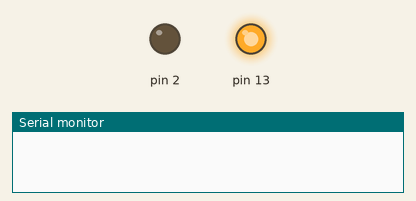
Recording of a sketch running on a simulated Arduino Uno, built with avr-gcc and run on an emulated ATmega328P. On the bench: output pins drawn as LEDs (lit = HIGH), the last lines printed to the serial monitor.

Above: at 0.5 s.
At 1.5 s:
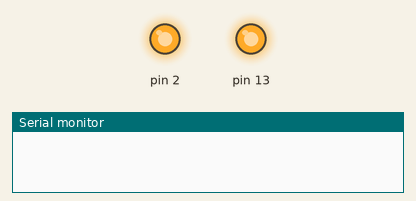
At 2.5 s:
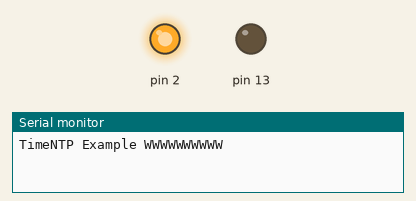
At 3.5 s:
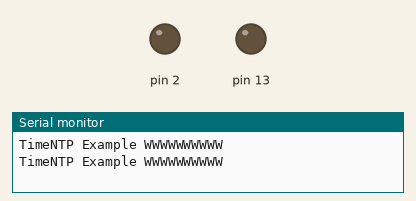
Timing chart, 0 to 5.2 s (numbered marks = the images above):
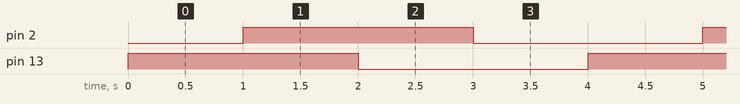

Measured:
- by itself, pin 2, pin 13: alternates HIGH for 2.0 s and LOW for 2.0 s
- by itself, everything shown: repeats every 4.0 s, in 4 steps

The sketch:

led-1000.ino
```cpp
void setup() {
  // выставляем 13-ый цифровой контакт в режим вывода данных:
  pinMode(13, OUTPUT);
  pinMode(2, OUTPUT);
  Serial.begin(115200);
}

// блок loop() будет работать снова и снова:
void loop() {
  digitalWrite(13, HIGH);   // включаем светодиод
                           // (т.е. подаем значение HIGH)
  delay(1000);             // ждем секунду
  digitalWrite(2, HIGH);   // включаем светодиод
                           // (т.е. подаем значение HIGH)
  delay(1000);             // ждем секунду
  Serial.println("TimeNTP Example WWWWWWWWWW");
  digitalWrite(13, LOW);    // выключаем светодиод
                           // (т.е. подаем значение LOW)
  delay(1000);             // ждем секунду
  Serial.println("TimeNTP Example WWWWWWWWWW");
  digitalWrite(2, LOW);    // выключаем светодиод
                           // (т.е. подаем значение LOW)
  delay(1000);             // ждем секунду

}
```
